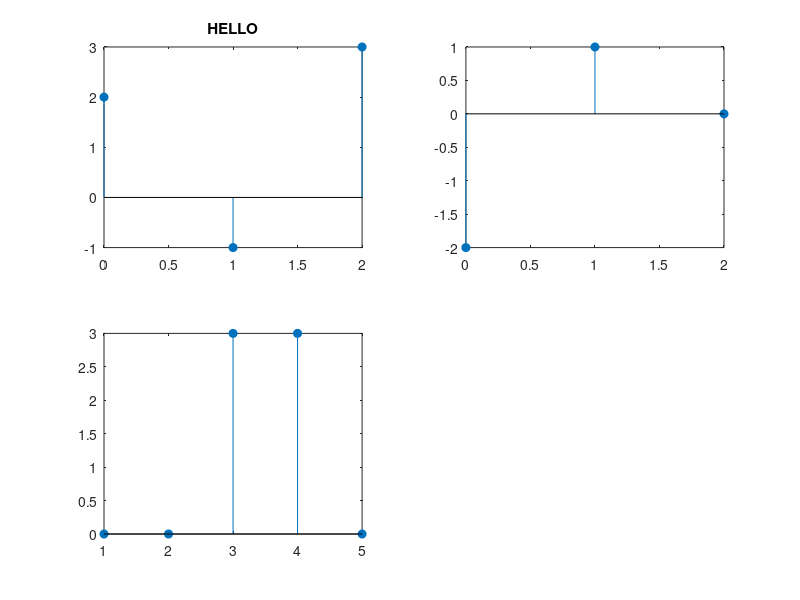

Source code (MATLAB):
h1=[2 -1 3]
n1=[0 1 2 ]
subplot(2,2,1)
stem(n1,h1,'fill')
title('HELLO');
h2=[-2 1 0]
n2=[0 1 2]
subplot(2,2,2)
stem(n2,h2,'fill');

h12 =h1+h2;

n3=[0 1 2]
x=[1 1 0]
subplot(2,2,3)
yn = conv(x,h12)
stem(yn,'fill')